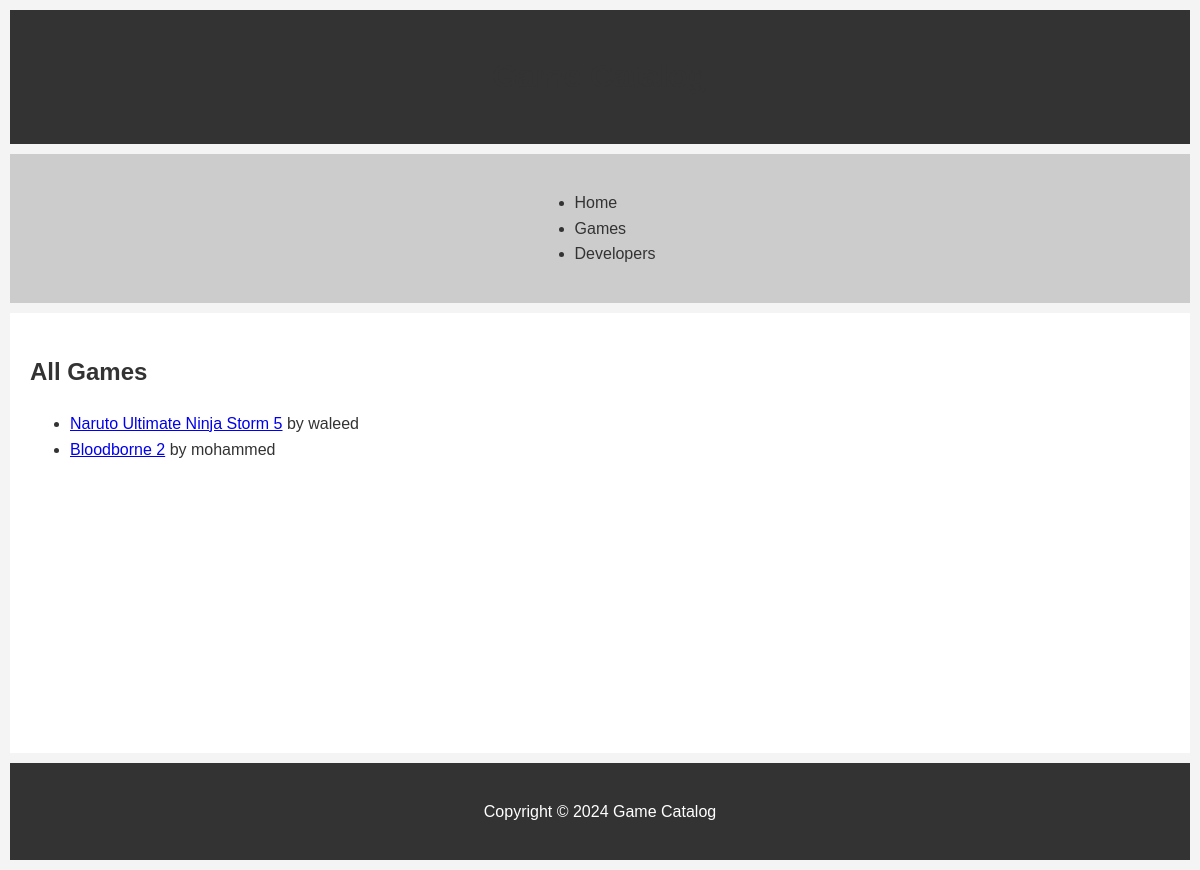
/games/, run on the app's committed database.
### myapp/models.py (models this page shows, shortened)
class Game(models.Model):
    title = models.CharField(max_length=200)
    developer = models.ForeignKey(Developer, on_delete=models.SET_NULL, null=True)
    summary = models.TextField(max_length=1000, help_text="Enter a brief description of the game")
    release_date = models.DateField(null=True, blank=True)
    genre = models.ManyToManyField(Genre, help_text="Select a genre for this game")

class Developer(models.Model):
    name = models.CharField(max_length=100)
    founded_date = models.DateField(null=True, blank=True)
    headquarters = models.CharField(max_length=100, null=True, blank=True)

### myapp/views.py (the view)
# urls.py: path('games/', views.GameListView.as_view(), name='games'),
class GameListView(generic.ListView):
    model = Game
    template_name = 'games/game_list.html'

### myapp/templates/myapp/game_list.html (shortened to what this page needs)
{% extends 'base_generic.html' %}
{% block content %}
  <h2>All Games</h2>
  <ul>
    {% for game in object_list %}
      <li>
        <a href="{% url 'game_detail' game.pk %}">{{ game.title }}</a> by {{ game.developer.name }}
      </li>
    {% endfor %}
  </ul>
{% endblock %}

### myapp/static/myapp/css/styles.css (style rules this page uses)
body { font-family: Arial, sans-serif; line-height: 1.6; margin: 0; padding: 0; background: #f4f4f4; color: #333; }
h1, h2 { color: #333; }

### data on the page
Game: title "Naruto Ultimate Ninja Storm 5", developer.name "waleed"
Game: title "Bloodborne 2", developer.name "mohammed"
